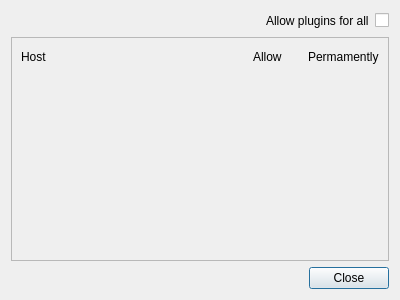
<?xml version="1.0" encoding="UTF-8"?>
<ui version="4.0">
 <class>PluginManager</class>
 <widget class="QDialog" name="PluginManager">
  <property name="geometry">
   <rect>
    <x>0</x>
    <y>0</y>
    <width>400</width>
    <height>300</height>
   </rect>
  </property>
  <property name="windowTitle">
   <string>Allow plugins</string>
  </property>
  <property name="windowIcon">
   <iconset resource="../../ressources.qrc">
    <normaloff>:/icons/logo.png</normaloff>:/icons/logo.png</iconset>
  </property>
  <layout class="QVBoxLayout" name="verticalLayout_2">
   <item>
    <layout class="QHBoxLayout" name="horizontalLayout_2">
     <item>
      <spacer name="horizontalSpacer_4">
       <property name="orientation">
        <enum>Qt::Horizontal</enum>
       </property>
       <property name="sizeHint" stdset="0">
        <size>
         <width>40</width>
         <height>20</height>
        </size>
       </property>
      </spacer>
     </item>
     <item>
      <widget class="QLabel" name="label_4">
       <property name="text">
        <string>Allow plugins for all</string>
       </property>
      </widget>
     </item>
     <item>
      <widget class="QCheckBox" name="cbAllowAll">
       <property name="text">
        <string notr="true"/>
       </property>
      </widget>
     </item>
    </layout>
   </item>
   <item>
    <widget class="QScrollArea" name="pluginArea">
     <property name="widgetResizable">
      <bool>true</bool>
     </property>
     <widget class="QWidget" name="scrollAreaWidgetContents">
      <property name="geometry">
       <rect>
        <x>0</x>
        <y>0</y>
        <width>386</width>
        <height>228</height>
       </rect>
      </property>
      <layout class="QVBoxLayout" name="verticalLayout">
       <item>
        <layout class="QGridLayout" name="items">
         <item row="0" column="0">
          <widget class="QLabel" name="label">
           <property name="text">
            <string>Host</string>
           </property>
          </widget>
         </item>
         <item row="0" column="1">
          <spacer name="horizontalSpacer">
           <property name="orientation">
            <enum>Qt::Horizontal</enum>
           </property>
           <property name="sizeHint" stdset="0">
            <size>
             <width>40</width>
             <height>20</height>
            </size>
           </property>
          </spacer>
         </item>
         <item row="0" column="2">
          <widget class="QLabel" name="label_2">
           <property name="text">
            <string>Allow</string>
           </property>
          </widget>
         </item>
         <item row="0" column="3">
          <spacer name="horizontalSpacer_2">
           <property name="orientation">
            <enum>Qt::Horizontal</enum>
           </property>
           <property name="sizeType">
            <enum>QSizePolicy::Preferred</enum>
           </property>
           <property name="sizeHint" stdset="0">
            <size>
             <width>20</width>
             <height>20</height>
            </size>
           </property>
          </spacer>
         </item>
         <item row="0" column="4">
          <widget class="QLabel" name="label_3">
           <property name="text">
            <string>Permamently</string>
           </property>
          </widget>
         </item>
        </layout>
       </item>
       <item>
        <spacer name="verticalSpacer">
         <property name="orientation">
          <enum>Qt::Vertical</enum>
         </property>
         <property name="sizeHint" stdset="0">
          <size>
           <width>20</width>
           <height>202</height>
          </size>
         </property>
        </spacer>
       </item>
      </layout>
     </widget>
    </widget>
   </item>
   <item>
    <layout class="QHBoxLayout" name="horizontalLayout">
     <item>
      <spacer name="horizontalSpacer_3">
       <property name="orientation">
        <enum>Qt::Horizontal</enum>
       </property>
       <property name="sizeHint" stdset="0">
        <size>
         <width>40</width>
         <height>20</height>
        </size>
       </property>
      </spacer>
     </item>
     <item>
      <widget class="QPushButton" name="bClose">
       <property name="text">
        <string>Close</string>
       </property>
       <property name="icon">
        <iconset resource="../../ressources.qrc">
         <normaloff>:/icons/close.png</normaloff>:/icons/close.png</iconset>
       </property>
      </widget>
     </item>
    </layout>
   </item>
  </layout>
 </widget>
 <resources>
  <include location="../../ressources.qrc"/>
 </resources>
 <connections/>
</ui>
